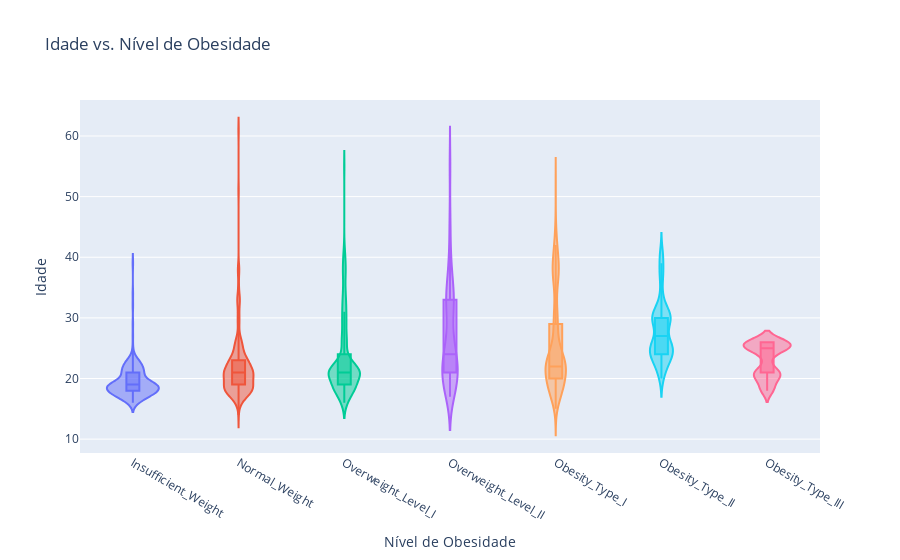
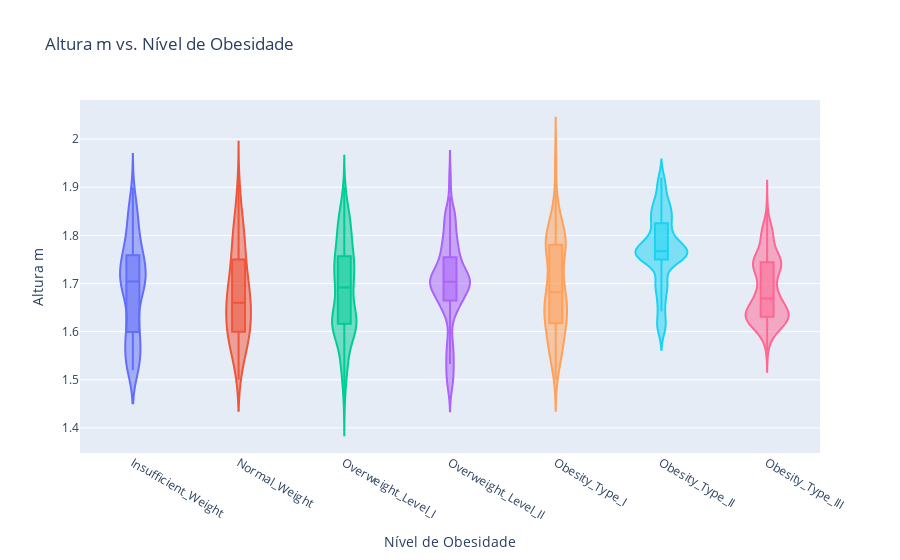
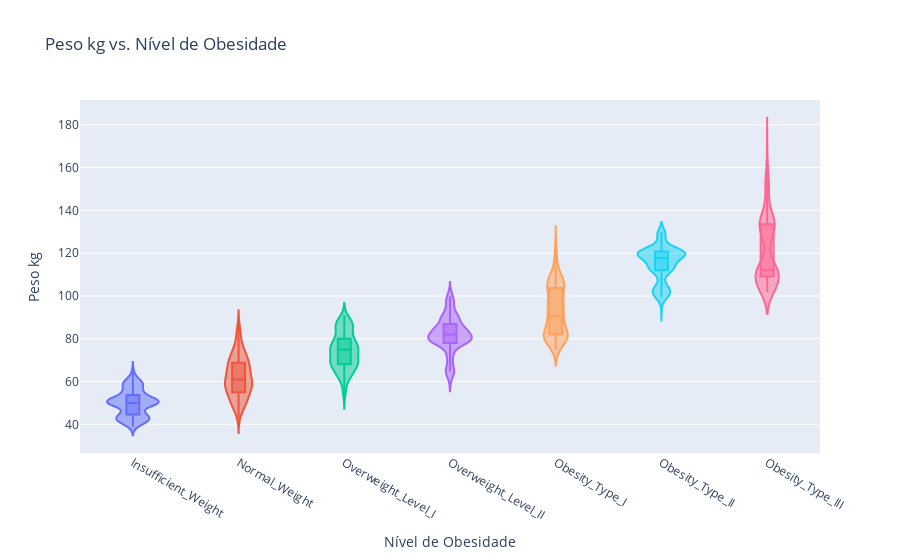

The cell these charts' notebook holds for them, in order:
### Code cell
# CÉLULA 7: RELAÇÃO ENTRE VARIÁVEIS NUMÉRICAS E O NÍVEL DE OBESIDADE
ordem_obesidade = [
    'Insufficient_Weight', 'Normal_Weight', 'Overweight_Level_I', 'Overweight_Level_II',
    'Obesity_Type_I', 'Obesity_Type_II', 'Obesity_Type_III'
]

colunas_numericas_principais = ['idade', 'altura_m', 'peso_kg']

for col in colunas_numericas_principais:
    fig = px.violin(
        df_pt,
        x='nivel_obesidade',
        y=col,
        color='nivel_obesidade',
        box=True, # Adiciona um boxplot dentro do violino
        points=False, # Oculta os pontos individuais para um visual mais limpo
        title=f'{col.replace("_", " ").capitalize()} vs. Nível de Obesidade',
        labels={col: col.replace("_", " ").capitalize(), 'nivel_obesidade': 'Nível de Obesidade'},
        category_orders={'nivel_obesidade': ordem_obesidade}
    )
    fig.update_layout(showlegend=False)
    fig.show()

### Figure 1 — Plotly figure (JSON) as saved in the notebook; plotly's stock layout.template omitted (floating-point values rounded to 4 significant figures; data arrays with more than 128 entries replaced by an {"elided": "..."} marker saying what was removed)
{"data": [{"alignmentgroup": "True", "box": {"visible": true}, "hovertemplate": "Nível de Obesidade=%{x}<br>Idade=%{y}<extra></extra>", "legendgroup": "Insufficient_Weight", "marker": {"color": "#636efa"}, "name": "Insufficient_Weight", "offsetgroup": "Insufficient_Weight", "orientation": "v", "points": false, "scalegroup": "True", "showlegend": true, "type": "violin", "x": {"elided": "272 str values"}, "x0": " ", "xaxis": "x", "y": {"elided": "272 int values"}, "y0": " ", "yaxis": "y"}, {"alignmentgroup": "True", "box": {"visible": true}, "hovertemplate": "Nível de Obesidade=%{x}<br>Idade=%{y}<extra></extra>", "legendgroup": "Normal_Weight", "marker": {"color": "#EF553B"}, "name": "Normal_Weight", "offsetgroup": "Normal_Weight", "orientation": "v", "points": false, "scalegroup": "True", "showlegend": true, "type": "violin", "x": {"elided": "287 str values"}, "x0": " ", "xaxis": "x", "y": {"elided": "287 int values"}, "y0": " ", "yaxis": "y"}, {"alignmentgroup": "True", "box": {"visible": true}, "hovertemplate": "Nível de Obesidade=%{x}<br>Idade=%{y}<extra></extra>", "legendgroup": "Overweight_Level_I", "marker": {"color": "#00cc96"}, "name": "Overweight_Level_I", "offsetgroup": "Overweight_Level_I", "orientation": "v", "points": false, "scalegroup": "True", "showlegend": true, "type": "violin", "x": {"elided": "290 str values"}, "x0": " ", "xaxis": "x", "y": {"elided": "290 int values"}, "y0": " ", "yaxis": "y"}, {"alignmentgroup": "True", "box": {"visible": true}, "hovertemplate": "Nível de Obesidade=%{x}<br>Idade=%{y}<extra></extra>", "legendgroup": "Overweight_Level_II", "marker": {"color": "#ab63fa"}, "name": "Overweight_Level_II", "offsetgroup": "Overweight_Level_II", "orientation": "v", "points": false, "scalegroup": "True", "showlegend": true, "type": "violin", "x": {"elided": "290 str values"}, "x0": " ", "xaxis": "x", "y": {"elided": "290 int values"}, "y0": " ", "yaxis": "y"}, {"alignmentgroup": "True", "box": {"visible": true}, "hovertemplate": "Nível de Obesidade=%{x}<br>Idade=%{y}<extra></extra>", "legendgroup": "Obesity_Type_I", "marker": {"color": "#FFA15A"}, "name": "Obesity_Type_I", "offsetgroup": "Obesity_Type_I", "orientation": "v", "points": false, "scalegroup": "True", "showlegend": true, "type": "violin", "x": {"elided": "351 str values"}, "x0": " ", "xaxis": "x", "y": {"elided": "351 int values"}, "y0": " ", "yaxis": "y"}, {"alignmentgroup": "True", "box": {"visible": true}, "hovertemplate": "Nível de Obesidade=%{x}<br>Idade=%{y}<extra></extra>", "legendgroup": "Obesity_Type_II", "marker": {"color": "#19d3f3"}, "name": "Obesity_Type_II", "offsetgroup": "Obesity_Type_II", "orientation": "v", "points": false, "scalegroup": "True", "showlegend": true, "type": "violin", "x": {"elided": "297 str values"}, "x0": " ", "xaxis": "x", "y": {"elided": "297 int values"}, "y0": " ", "yaxis": "y"}, {"alignmentgroup": "True", "box": {"visible": true}, "hovertemplate": "Nível de Obesidade=%{x}<br>Idade=%{y}<extra></extra>", "legendgroup": "Obesity_Type_III", "marker": {"color": "#FF6692"}, "name": "Obesity_Type_III", "offsetgroup": "Obesity_Type_III", "orientation": "v", "points": false, "scalegroup": "True", "showlegend": true, "type": "violin", "x": {"elided": "324 str values"}, "x0": " ", "xaxis": "x", "y": {"elided": "324 int values"}, "y0": " ", "yaxis": "y"}], "layout": {"legend": {"title": {"text": "Nível de Obesidade"}, "tracegroupgap": 0}, "showlegend": false, "title": {"text": "Idade vs. Nível de Obesidade"}, "violinmode": "overlay", "xaxis": {"anchor": "y", "categoryarray": ["Insufficient_Weight", "Normal_Weight", "Overweight_Level_I", "Overweight_Level_II", "Obesity_Type_I", "Obesity_Type_II", "Obesity_Type_III"], "categoryorder": "array", "domain": [0, 1], "title": {"text": "Nível de Obesidade"}}, "yaxis": {"anchor": "x", "domain": [0, 1], "title": {"text": "Idade"}}}}

### Figure 2 — Plotly figure (JSON) as saved in the notebook; plotly's stock layout.template omitted (floating-point values rounded to 4 significant figures; data arrays with more than 128 entries replaced by an {"elided": "..."} marker saying what was removed)
{"data": [{"alignmentgroup": "True", "box": {"visible": true}, "hovertemplate": "Nível de Obesidade=%{x}<br>Altura m=%{y}<extra></extra>", "legendgroup": "Insufficient_Weight", "marker": {"color": "#636efa"}, "name": "Insufficient_Weight", "offsetgroup": "Insufficient_Weight", "orientation": "v", "points": false, "scalegroup": "True", "showlegend": true, "type": "violin", "x": {"elided": "272 str values"}, "x0": " ", "xaxis": "x", "y": {"elided": "272 float values"}, "y0": " ", "yaxis": "y"}, {"alignmentgroup": "True", "box": {"visible": true}, "hovertemplate": "Nível de Obesidade=%{x}<br>Altura m=%{y}<extra></extra>", "legendgroup": "Normal_Weight", "marker": {"color": "#EF553B"}, "name": "Normal_Weight", "offsetgroup": "Normal_Weight", "orientation": "v", "points": false, "scalegroup": "True", "showlegend": true, "type": "violin", "x": {"elided": "287 str values"}, "x0": " ", "xaxis": "x", "y": {"elided": "287 float values"}, "y0": " ", "yaxis": "y"}, {"alignmentgroup": "True", "box": {"visible": true}, "hovertemplate": "Nível de Obesidade=%{x}<br>Altura m=%{y}<extra></extra>", "legendgroup": "Overweight_Level_I", "marker": {"color": "#00cc96"}, "name": "Overweight_Level_I", "offsetgroup": "Overweight_Level_I", "orientation": "v", "points": false, "scalegroup": "True", "showlegend": true, "type": "violin", "x": {"elided": "290 str values"}, "x0": " ", "xaxis": "x", "y": {"elided": "290 float values"}, "y0": " ", "yaxis": "y"}, {"alignmentgroup": "True", "box": {"visible": true}, "hovertemplate": "Nível de Obesidade=%{x}<br>Altura m=%{y}<extra></extra>", "legendgroup": "Overweight_Level_II", "marker": {"color": "#ab63fa"}, "name": "Overweight_Level_II", "offsetgroup": "Overweight_Level_II", "orientation": "v", "points": false, "scalegroup": "True", "showlegend": true, "type": "violin", "x": {"elided": "290 str values"}, "x0": " ", "xaxis": "x", "y": {"elided": "290 float values"}, "y0": " ", "yaxis": "y"}, {"alignmentgroup": "True", "box": {"visible": true}, "hovertemplate": "Nível de Obesidade=%{x}<br>Altura m=%{y}<extra></extra>", "legendgroup": "Obesity_Type_I", "marker": {"color": "#FFA15A"}, "name": "Obesity_Type_I", "offsetgroup": "Obesity_Type_I", "orientation": "v", "points": false, "scalegroup": "True", "showlegend": true, "type": "violin", "x": {"elided": "351 str values"}, "x0": " ", "xaxis": "x", "y": {"elided": "351 float values"}, "y0": " ", "yaxis": "y"}, {"alignmentgroup": "True", "box": {"visible": true}, "hovertemplate": "Nível de Obesidade=%{x}<br>Altura m=%{y}<extra></extra>", "legendgroup": "Obesity_Type_II", "marker": {"color": "#19d3f3"}, "name": "Obesity_Type_II", "offsetgroup": "Obesity_Type_II", "orientation": "v", "points": false, "scalegroup": "True", "showlegend": true, "type": "violin", "x": {"elided": "297 str values"}, "x0": " ", "xaxis": "x", "y": {"elided": "297 float values"}, "y0": " ", "yaxis": "y"}, {"alignmentgroup": "True", "box": {"visible": true}, "hovertemplate": "Nível de Obesidade=%{x}<br>Altura m=%{y}<extra></extra>", "legendgroup": "Obesity_Type_III", "marker": {"color": "#FF6692"}, "name": "Obesity_Type_III", "offsetgroup": "Obesity_Type_III", "orientation": "v", "points": false, "scalegroup": "True", "showlegend": true, "type": "violin", "x": {"elided": "324 str values"}, "x0": " ", "xaxis": "x", "y": {"elided": "324 float values"}, "y0": " ", "yaxis": "y"}], "layout": {"legend": {"title": {"text": "Nível de Obesidade"}, "tracegroupgap": 0}, "showlegend": false, "title": {"text": "Altura m vs. Nível de Obesidade"}, "violinmode": "overlay", "xaxis": {"anchor": "y", "categoryarray": ["Insufficient_Weight", "Normal_Weight", "Overweight_Level_I", "Overweight_Level_II", "Obesity_Type_I", "Obesity_Type_II", "Obesity_Type_III"], "categoryorder": "array", "domain": [0, 1], "title": {"text": "Nível de Obesidade"}}, "yaxis": {"anchor": "x", "domain": [0, 1], "title": {"text": "Altura m"}}}}

### Figure 3 — Plotly figure (JSON) as saved in the notebook; plotly's stock layout.template omitted (floating-point values rounded to 4 significant figures; data arrays with more than 128 entries replaced by an {"elided": "..."} marker saying what was removed)
{"data": [{"alignmentgroup": "True", "box": {"visible": true}, "hovertemplate": "Nível de Obesidade=%{x}<br>Peso kg=%{y}<extra></extra>", "legendgroup": "Insufficient_Weight", "marker": {"color": "#636efa"}, "name": "Insufficient_Weight", "offsetgroup": "Insufficient_Weight", "orientation": "v", "points": false, "scalegroup": "True", "showlegend": true, "type": "violin", "x": {"elided": "272 str values"}, "x0": " ", "xaxis": "x", "y": {"elided": "272 float values"}, "y0": " ", "yaxis": "y"}, {"alignmentgroup": "True", "box": {"visible": true}, "hovertemplate": "Nível de Obesidade=%{x}<br>Peso kg=%{y}<extra></extra>", "legendgroup": "Normal_Weight", "marker": {"color": "#EF553B"}, "name": "Normal_Weight", "offsetgroup": "Normal_Weight", "orientation": "v", "points": false, "scalegroup": "True", "showlegend": true, "type": "violin", "x": {"elided": "287 str values"}, "x0": " ", "xaxis": "x", "y": {"elided": "287 float values"}, "y0": " ", "yaxis": "y"}, {"alignmentgroup": "True", "box": {"visible": true}, "hovertemplate": "Nível de Obesidade=%{x}<br>Peso kg=%{y}<extra></extra>", "legendgroup": "Overweight_Level_I", "marker": {"color": "#00cc96"}, "name": "Overweight_Level_I", "offsetgroup": "Overweight_Level_I", "orientation": "v", "points": false, "scalegroup": "True", "showlegend": true, "type": "violin", "x": {"elided": "290 str values"}, "x0": " ", "xaxis": "x", "y": {"elided": "290 float values"}, "y0": " ", "yaxis": "y"}, {"alignmentgroup": "True", "box": {"visible": true}, "hovertemplate": "Nível de Obesidade=%{x}<br>Peso kg=%{y}<extra></extra>", "legendgroup": "Overweight_Level_II", "marker": {"color": "#ab63fa"}, "name": "Overweight_Level_II", "offsetgroup": "Overweight_Level_II", "orientation": "v", "points": false, "scalegroup": "True", "showlegend": true, "type": "violin", "x": {"elided": "290 str values"}, "x0": " ", "xaxis": "x", "y": {"elided": "290 float values"}, "y0": " ", "yaxis": "y"}, {"alignmentgroup": "True", "box": {"visible": true}, "hovertemplate": "Nível de Obesidade=%{x}<br>Peso kg=%{y}<extra></extra>", "legendgroup": "Obesity_Type_I", "marker": {"color": "#FFA15A"}, "name": "Obesity_Type_I", "offsetgroup": "Obesity_Type_I", "orientation": "v", "points": false, "scalegroup": "True", "showlegend": true, "type": "violin", "x": {"elided": "351 str values"}, "x0": " ", "xaxis": "x", "y": {"elided": "351 float values"}, "y0": " ", "yaxis": "y"}, {"alignmentgroup": "True", "box": {"visible": true}, "hovertemplate": "Nível de Obesidade=%{x}<br>Peso kg=%{y}<extra></extra>", "legendgroup": "Obesity_Type_II", "marker": {"color": "#19d3f3"}, "name": "Obesity_Type_II", "offsetgroup": "Obesity_Type_II", "orientation": "v", "points": false, "scalegroup": "True", "showlegend": true, "type": "violin", "x": {"elided": "297 str values"}, "x0": " ", "xaxis": "x", "y": {"elided": "297 float values"}, "y0": " ", "yaxis": "y"}, {"alignmentgroup": "True", "box": {"visible": true}, "hovertemplate": "Nível de Obesidade=%{x}<br>Peso kg=%{y}<extra></extra>", "legendgroup": "Obesity_Type_III", "marker": {"color": "#FF6692"}, "name": "Obesity_Type_III", "offsetgroup": "Obesity_Type_III", "orientation": "v", "points": false, "scalegroup": "True", "showlegend": true, "type": "violin", "x": {"elided": "324 str values"}, "x0": " ", "xaxis": "x", "y": {"elided": "324 float values"}, "y0": " ", "yaxis": "y"}], "layout": {"legend": {"title": {"text": "Nível de Obesidade"}, "tracegroupgap": 0}, "showlegend": false, "title": {"text": "Peso kg vs. Nível de Obesidade"}, "violinmode": "overlay", "xaxis": {"anchor": "y", "categoryarray": ["Insufficient_Weight", "Normal_Weight", "Overweight_Level_I", "Overweight_Level_II", "Obesity_Type_I", "Obesity_Type_II", "Obesity_Type_III"], "categoryorder": "array", "domain": [0, 1], "title": {"text": "Nível de Obesidade"}}, "yaxis": {"anchor": "x", "domain": [0, 1], "title": {"text": "Peso kg"}}}}
